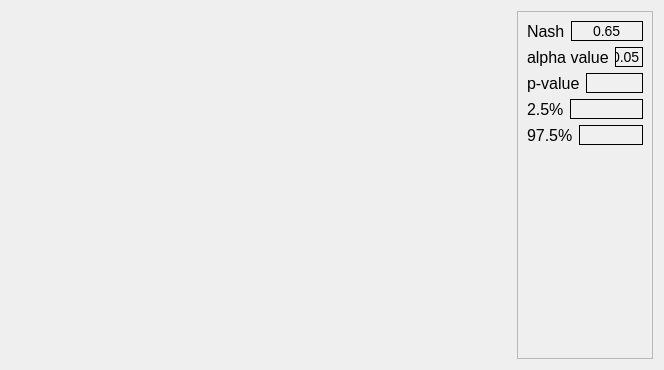
<?xml version="1.0" encoding="UTF-8"?>
<ui version="4.0">
 <class>Dialog</class>
 <widget class="QDialog" name="Dialog">
  <property name="geometry">
   <rect>
    <x>0</x>
    <y>0</y>
    <width>664</width>
    <height>370</height>
   </rect>
  </property>
  <property name="windowTitle">
   <string>Dialog</string>
  </property>
  <property name="styleSheet">
   <string notr="true">QLabel {
    font-family: 'Georgia'; /* Cambiar la fuente a Georgia */
    font-size: 16px; /* Cambiar el tamaño de la fuente */
    color: #000000; /* Color del texto (blanco) */
}

QLineEdit {
    font-family: 'Georgia'; /* Cambiar la fuente a Georgia */
    font-size: 14px; /* Cambiar el tamaño de la fuente */
    color: #000000; /* Color del texto (blanco) */
    background-color: #f0f0f0; /* Color de fondo del QLineEdit */
    border: 1px solid #000000; /* Borde blanco */
}

QComboBox {
    font-family: 'Georgia'; /* Cambiar la fuente a Georgia */
    font-size: 14px; /* Cambiar el tamaño de la fuente */
    color: #000000; /* Color del texto (blanco) */
    background-color: #cfd4da; /* Fondo oscuro del ComboBox */
}

QRadioButton {
    font-family: 'Georgia'; /* Cambiar la fuente a Georgia */
    font-size: 14px; /* Cambiar el tamaño de la fuente */
    color: #000000; /* Color del texto (blanco) */
}

QCheckBox {
    font-family: 'Georgia'; /* Cambiar la fuente a Georgia */
    font-size: 14px; /* Cambiar el tamaño de la fuente */
    color: #000000; /* Color del texto (blanco) */
}

/* Cambiar la fuente y estilo de los QPushButton */
QPushButton {
    font-family: 'Georgia'; /* Cambiar la fuente */
    font-size: 14px; /* Cambiar el tamaño de la fuente */
    color: #000000; /* Color del texto negro */
    background-color: #cfd4da; /* Fondo gris claro */
    border: 1px solid #a1a6ad; /* Borde gris medio */
    border-radius: 5px; /* Bordes redondeados */
    padding: 5px; /* Espaciado interno */
}

/* Estilo cuando el ratón pasa sobre el botón */
QPushButton:hover {
    color: #000000; /* Mantener el texto negro */
    background-color: #b7bcc3; /* Fondo gris un poco más oscuro al pasar el mouse */
}

/* Estilo cuando el botón está presionado */
QPushButton:pressed {
    background-color: #a6acb3; /* Fondo ligeramente más oscuro al presionar */
    color: #000000; /* Mantener el texto negro cuando se presiona */
}



/* Estilo general para QTableWidget y QTableView */
QTableWidget, QTableView {
    font-family: 'Georgia'; /* Cambiar la fuente a Georgia */
    font-size: 14px; /* Tamaño de la fuente */
    color: #000000; /* Color del texto negro */
    background-color: #e6e9ed; /* Fondo gris claro para la tabla */
    gridline-color: #a1a6ad; /* Color de las líneas de la tabla (gris medio) */
    selection-background-color: #b7bcc3; /* Color de fondo cuando se selecciona una celda (gris suave) */
    selection-color: #000000; /* Color del texto cuando la celda está seleccionada (negro) */
}

/* Estilo para el encabezado horizontal de la tabla */
QHeaderView::section {
    font-family: 'Georgia'; /* Cambiar la fuente a Georgia */
    font-size: 14px; /* Tamaño de la fuente */
    color: #000000; /* Color del texto negro */
    background-color: #cfd4da; /* Fondo gris claro del encabezado */
    border: 1px solid #a1a6ad; /* Borde gris medio entre las secciones */
    padding: 4px; /* Espaciado interno en el encabezado */
}

/* Estilo para las celdas de la tabla al pasar el mouse */
QTableWidget::item:hover, QTableView::item:hover {
    background-color: #b7bcc3; /* Fondo gris suave al pasar el mouse */
    color: #000000; /* Mantener el texto negro */
}

/* Estilo para las celdas cuando están seleccionadas */
QTableWidget::item:selected, QTableView::item:selected {
    background-color: #a6acb3; /* Fondo gris intermedio cuando está seleccionado */
    color: #000000; /* Texto negro cuando está seleccionado */
}

/* Ajustar el tamaño de las celdas */
QTableWidget::item, QTableView::item {
    padding: 4px; /* Espaciado interno de las celdas */
}

/* Estilo para el borde inferior de la tabla */
QTableCornerButton::section {
    background-color: #cfd4da; /* Fondo del botón de esquina */
    border: 1px solid #a1a6ad; /* Borde gris medio del botón de esquina */
}</string>
  </property>
  <layout class="QGridLayout" name="gridLayout">
   <item row="0" column="0">
    <widget class="QFrame" name="frame">
     <property name="minimumSize">
      <size>
       <width>500</width>
       <height>0</height>
      </size>
     </property>
     <property name="frameShape">
      <enum>QFrame::NoFrame</enum>
     </property>
     <property name="frameShadow">
      <enum>QFrame::Raised</enum>
     </property>
    </widget>
   </item>
   <item row="0" column="1">
    <widget class="QFrame" name="frame_2">
     <property name="frameShape">
      <enum>QFrame::StyledPanel</enum>
     </property>
     <property name="frameShadow">
      <enum>QFrame::Raised</enum>
     </property>
     <layout class="QGridLayout" name="gridLayout_2">
      <item row="2" column="0">
       <layout class="QHBoxLayout" name="horizontalLayout_2">
        <item>
         <widget class="QLabel" name="label">
          <property name="text">
           <string>p-value</string>
          </property>
         </widget>
        </item>
        <item>
         <widget class="QLineEdit" name="p_value">
          <property name="alignment">
           <set>Qt::AlignCenter</set>
          </property>
         </widget>
        </item>
       </layout>
      </item>
      <item row="1" column="0">
       <layout class="QHBoxLayout" name="horizontalLayout">
        <item>
         <widget class="QLabel" name="label_2">
          <property name="text">
           <string>alpha value</string>
          </property>
         </widget>
        </item>
        <item>
         <widget class="QLineEdit" name="alpha">
          <property name="text">
           <string>0.05</string>
          </property>
          <property name="alignment">
           <set>Qt::AlignCenter</set>
          </property>
         </widget>
        </item>
       </layout>
      </item>
      <item row="4" column="0">
       <layout class="QHBoxLayout" name="horizontalLayout_4">
        <item>
         <widget class="QLabel" name="label_5">
          <property name="text">
           <string>97.5%</string>
          </property>
         </widget>
        </item>
        <item>
         <widget class="QLineEdit" name="maximum">
          <property name="alignment">
           <set>Qt::AlignCenter</set>
          </property>
         </widget>
        </item>
       </layout>
      </item>
      <item row="0" column="0">
       <layout class="QHBoxLayout" name="horizontalLayout_5">
        <item>
         <widget class="QLabel" name="label_6">
          <property name="text">
           <string>Nash</string>
          </property>
         </widget>
        </item>
        <item>
         <widget class="QLineEdit" name="nash">
          <property name="text">
           <string>0.65</string>
          </property>
          <property name="alignment">
           <set>Qt::AlignCenter</set>
          </property>
         </widget>
        </item>
       </layout>
      </item>
      <item row="3" column="0">
       <layout class="QHBoxLayout" name="horizontalLayout_3">
        <item>
         <widget class="QLabel" name="label_4">
          <property name="text">
           <string>2.5%</string>
          </property>
         </widget>
        </item>
        <item>
         <widget class="QLineEdit" name="minimum">
          <property name="alignment">
           <set>Qt::AlignCenter</set>
          </property>
         </widget>
        </item>
       </layout>
      </item>
      <item row="5" column="0">
       <spacer name="verticalSpacer">
        <property name="orientation">
         <enum>Qt::Vertical</enum>
        </property>
        <property name="sizeHint" stdset="0">
         <size>
          <width>20</width>
          <height>40</height>
         </size>
        </property>
       </spacer>
      </item>
     </layout>
    </widget>
   </item>
  </layout>
 </widget>
 <resources/>
 <connections/>
</ui>
